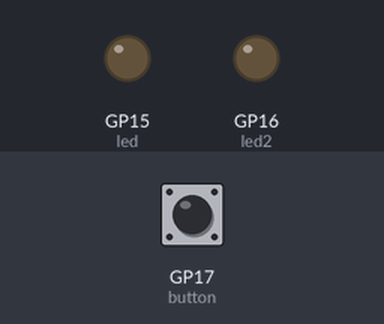
Bench run of a program on a simulated Raspberry Pi Pico running CircuitPython. On the bench: output pins drawn as LEDs (lit = HIGH). Dashed ring = blinking. Inputs (shaded band) come from the test bench; at power-on: GP17 (button) HIGH.

Above: at 1.2 s.
1.3 s: GP17 (button) pulled LOW for 0.15 s
At 2.4 s:
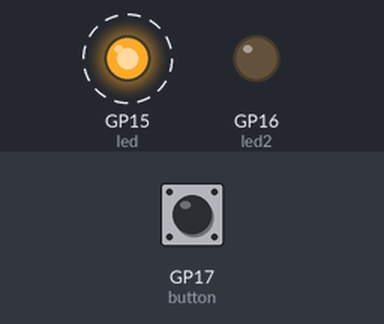
4.4 s: GP17 (button) pulled LOW for 1 s
At 5.9 s:
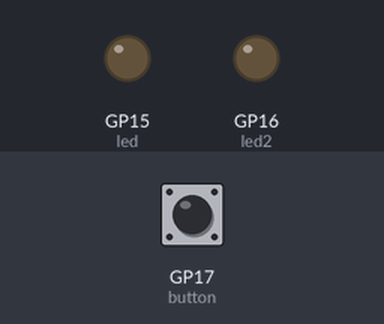
6.9 s: GP17 (button) pulled LOW for 3.2 s
At 8.4 s:
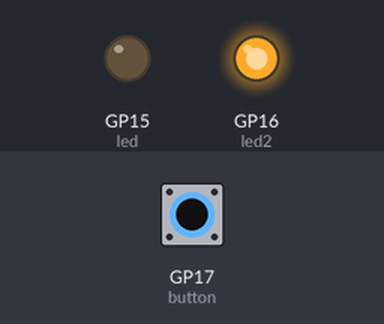
Timing chart, 0 to 18.4 s (numbered marks = the images above; inputs shaded):
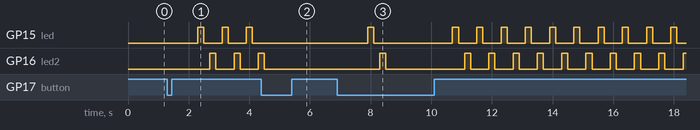

Measured:
- after the input at 1.3 s, GP15 (led): alternates HIGH for 0.20 s and LOW for 0.60 s, starting after 1.0 s; GP16 (led2): alternates HIGH for 0.20 s and LOW for 0.60 s, starting after 1.4 s
- after the input at 4.4 s, GP15 (led): stops changing and stays LOW; GP16 (led2): goes on until 4.5 s, then stays LOW
- after the input at 6.9 s, GP15 (led): goes HIGH 0.20 s, LOW 2.6 s, 9 × (HIGH 0.20 s, LOW 0.60 s), HIGH 0.20 s, then LOW, starting after 1.0 s; GP16 (led2): goes HIGH 0.20 s, LOW 2.6 s, 9 × (HIGH 0.20 s, LOW 0.60 s), then HIGH, starting after 1.4 s

The program:

LED.py
```python
# 匯入控制版模組
import board
import time

# 匯入數位輸出輸入模組
from digitalio import DigitalInOut, Direction, Pull

# 建立GP15腳位的DigitalInOut物件，命名led
led = DigitalInOut(board.GP15)
led2 = DigitalInOut(board.GP16)

# 設定led爲輸出位
led.direction = Direction.OUTPUT
led2.direction = Direction.OUTPUT

# 建立GP17腳位的DigitalInOut物件，命名button
button = DigitalInOut(board.GP17)
# 設定button爲輸入位
button.direction = Direction.INPUT
# 設定button爲上拉電阻
button.pull = Pull.UP

# 創建一個名為 led_enabled 的變量，初始值為 0。這表示 LED 是否應該閃爍。
led_enabled = 0

while True:
    if not button.value:
        # 在每次按下按鈕時，切換 led_enabled 的值。如果它原本為 True，則變為 False，反之亦然。這樣可以在按下按鈕時啟動或停止 LED 閃爍。
        led_enabled = not led_enabled
        time.sleep(1)

    while led_enabled:
        led.value = True
        time.sleep(0.2)
        led.value = False
        time.sleep(0.2)
        led2.value = True
        time.sleep(0.2)
        led2.value = False
        time.sleep(0.2)

        if not button.value:
            led_enabled = not led_enabled
            time.sleep(1)
```
